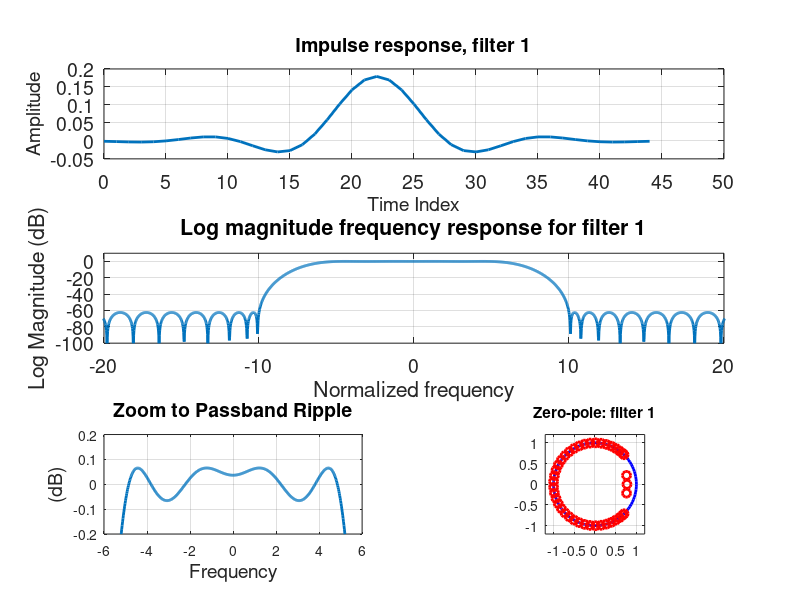
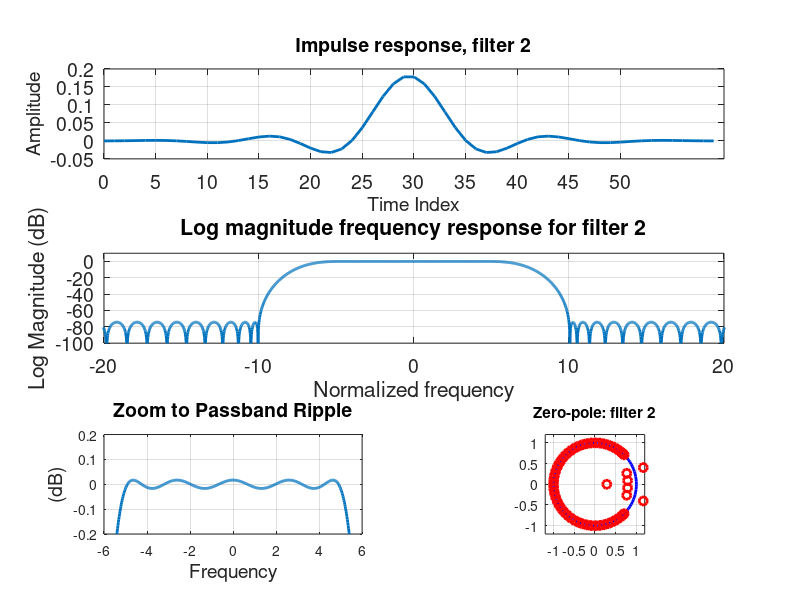
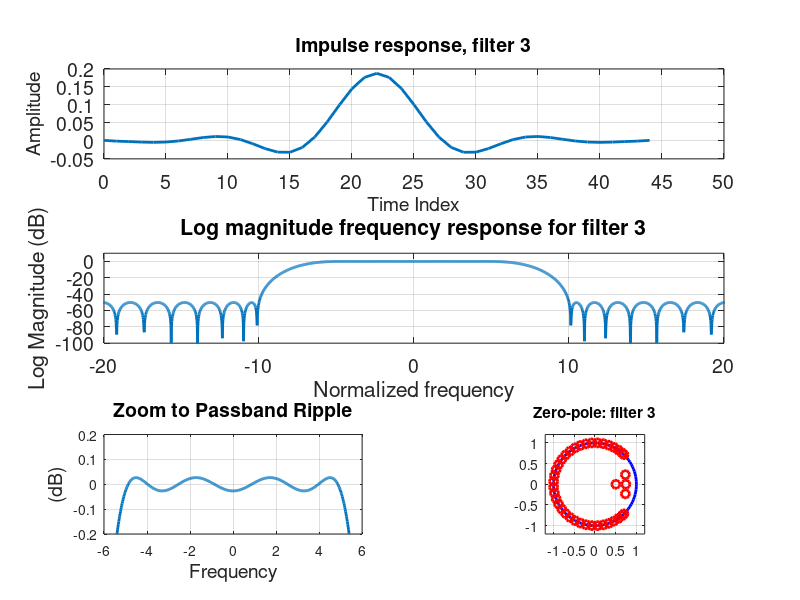
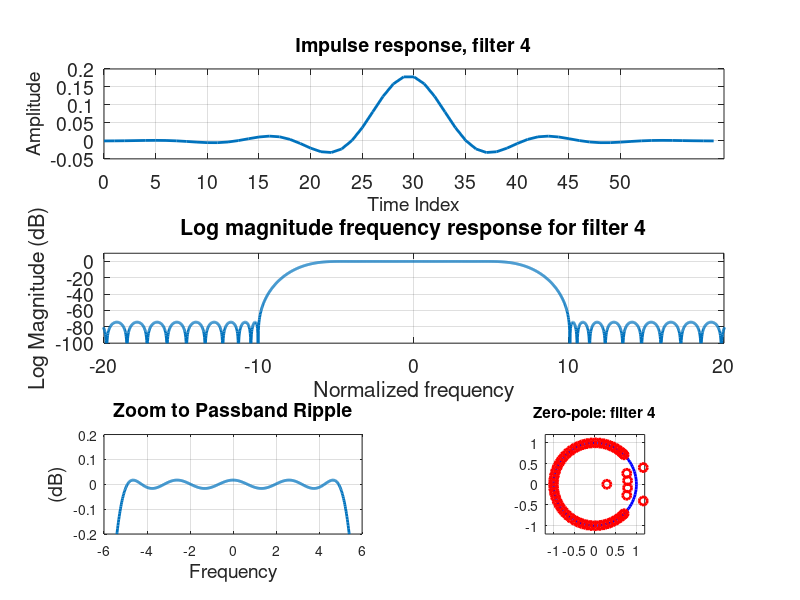

These figures' MATLAB source, in order:
% Clearing data
clc;
close all;
clf reset;
clear;

%%%%%%%%%%%%%%%%%%%%%%%%%%%%%%%%%%%%%%%%%%%%%%%%%%%%%%%%
%% Set up
% Math for stopband edge frequency
% W1 = (stopband frequency) / (sampling rate / 2)
f_s = 80e3;
f_pass = 5e3;
f_stop = 10e3;
f_ss = f_s/2;
stopband_ripple = 60;
Rs= 60;     % Stopband ripple (dB)

% Filter Order
% N = (f_s/(f_stop-f_pass)) * attenuation(db) / 22
N = ceil(f_s/(f_stop - f_pass)*Rs/22);


% We do freq * 2 / samp_freq to get ratio between passband frequency and
% nquist frequency

% Remez filter 1
f_s1 = 80e3;
f_pass1 = 5e3;
f_stop1 = 10e3;
Sr1 = 60;

% Filter Order
% N = (f_s/(f_stop-f_pass)) * attenuation(db) / 22
N1 = ceil(f_s1/(f_stop1 - f_pass1) * Sr1 / 22);
h1 = firpm(N1, [0 f_pass1 f_stop1 f_s1/2]/(f_s1/2), [1 1 0 0], [1 10]);

% Remez filter 2
f_s2 = 80e3;
f_pass2 = 5e3;
f_stop2 = 10e3;
Sr2 = 80;
N2 = ceil(f_s2/(f_stop2 - f_pass2) * Sr2 / 22);
h2 = firpm(N2, [0 f_pass2 f_stop2 f_s2/2]/(f_s2/2), [1 1 0 0], [1 10]);


% Remez filter 3
f_s3 = 80e3;
f_pass3 = 5e3;
f_stop3 = 10e3;
Sr3 = 60;
N3 = ceil(f_s3/(f_stop3 - f_pass3) * Sr3 / 22);
h3 = firpm(N3, [0 f_pass3 f_stop3 f_s3/2]/(f_s3/2), [1 1 0 0], [10 10]);

% Remez filter 4
f_s4 = 80e3;
f_pass4 = 5e3;
f_stop4 = 10e3;
Sr4 = 80;
N4 = ceil(f_s4/(f_stop4 - f_pass4) * Sr4 / 22);
h4 = firpm(N4, [0 f_pass4 f_stop4 f_s4/2]/(f_s4/2), [1 1 0 0], [10 100]);

%% Filter 1 plots
figure(1)
subplot(3,1,1)

% Impulse Response
plot(0:length(h1)-1,h1,'linewidth',2)
grid on
% axis([0 50 -0.05 0.20])
set(gca,'fontsize',14)
set(gca,'xtick',[0:5:50])
title('Impulse response, filter 1','fontsize',14)
xlabel('Time Index','fontsize',14)
ylabel('Amplitude','fontsize',14)

% Log magnitude frequency response
subplot(3,1,2)
fft_h1 = 20*log10(abs(fftshift(fft(h1,4096))));
plot(-40:80/4096:40-80/4096,fft_h1,'linewidth',2)
grid on
axis([-20 20 -100 10])
set(gca,'fontsize',14)
title('Log magnitude frequency response for filter 1')
xlabel('Normalized frequency')
ylabel('Log Magnitude (dB)')

% Zoom to passband ripple
subplot(3,2,5)
% axes('position',[0.596 0.25 0.231 0.128])
plot(-40:80/4096:40-80/4096,fft_h1,'linewidth',2)
grid on
axis([-6 6 -0.2 0.2])
title('Zoom to Passband Ripple','fontsize',14)
xlabel('Frequency','fontsize',14)
ylabel('(dB)','fontsize',14)

% Pole Zero plot
set(gcf, 'WindowState', 'maximized');
subplot(3,2,6)
plot(0,0)
plot(exp(1i*2*pi*(0:0.01:1)),'b','linewidth',2)
hold on
plot(roots(h1),'ro','linewidth',2)
hold off
grid on
axis('equal')
axis([-1.2 1.2 -1.2 1.2])
title('Zero-pole: filter 1')

%% Filter 2 plots
figure(2)
subplot(3,1,1)

% Impulse Response
plot(0:length(h2)-1,h2,'linewidth',2)
grid on
% axis([0 50 -0.05 0.20])
set(gca,'fontsize',14)
set(gca,'xtick',[0:5:50])
title('Impulse response, filter 2','fontsize',14)
xlabel('Time Index','fontsize',14)
ylabel('Amplitude','fontsize',14)

% Log magnitude frequency response
subplot(3,1,2)
fft_h2 = 20*log10(abs(fftshift(fft(h2,4096))));
plot(-40:80/4096:40-80/4096,fft_h2,'linewidth',2)
grid on
axis([-20 20 -100 10])
set(gca,'fontsize',14)
title('Log magnitude frequency response for filter 2')
xlabel('Normalized frequency')
ylabel('Log Magnitude (dB)')

% Zoom to passband ripple
subplot(3,2,5)
% axes('position',[0.596 0.25 0.231 0.128])
plot(-40:80/4096:40-80/4096,fft_h2,'linewidth',2)
grid on
axis([-6 6 -0.2 0.2])
title('Zoom to Passband Ripple','fontsize',14)
xlabel('Frequency','fontsize',14)
ylabel('(dB)','fontsize',14)

% Pole Zero plot
set(gcf, 'WindowState', 'maximized');
subplot(3,2,6)
plot(0,0)
plot(exp(1i*2*pi*(0:0.01:1)),'b','linewidth',2)
hold on
plot(roots(h2),'ro','linewidth',2)
hold off
grid on
axis('equal')
axis([-1.2 1.2 -1.2 1.2])
title('Zero-pole: filter 2')

%% Filter 3 plots
figure(3)
subplot(3,1,1)

% Impulse Response
plot(0:length(h3)-1,h3,'linewidth',2)
grid on
% axis([0 50 -0.05 0.20])
set(gca,'fontsize',14)
set(gca,'xtick',[0:5:50])
title('Impulse response, filter 3','fontsize',14)
xlabel('Time Index','fontsize',14)
ylabel('Amplitude','fontsize',14)

% Log magnitude frequency response
subplot(3,1,2)
fft_h3 = 20*log10(abs(fftshift(fft(h3,4096))));
plot(-40:80/4096:40-80/4096,fft_h3,'linewidth',2)
grid on
axis([-20 20 -100 10])
set(gca,'fontsize',14)
title('Log magnitude frequency response for filter 3')
xlabel('Normalized frequency')
ylabel('Log Magnitude (dB)')

% Zoom to passband ripple
subplot(3,2,5)
% axes('position',[0.596 0.25 0.231 0.128])
plot(-40:80/4096:40-80/4096,fft_h3,'linewidth',2)
grid on
axis([-6 6 -0.2 0.2])
title('Zoom to Passband Ripple','fontsize',14)
xlabel('Frequency','fontsize',14)
ylabel('(dB)','fontsize',14)

% Pole Zero plot
set(gcf, 'WindowState', 'maximized');
subplot(3,2,6)
plot(0,0)
plot(exp(1i*2*pi*(0:0.01:1)),'b','linewidth',2)
hold on
plot(roots(h3),'ro','linewidth',2)
hold off
grid on
axis('equal')
axis([-1.2 1.2 -1.2 1.2])
title('Zero-pole: filter 3')

%% Filter 4 plots
figure(4)
subplot(3,1,1)

% Impulse Response
plot(0:length(h4)-1,h4,'linewidth',2)
grid on
% axis([0 50 -0.05 0.20])
set(gca,'fontsize',14)
set(gca,'xtick',[0:5:50])
title('Impulse response, filter 4','fontsize',14)
xlabel('Time Index','fontsize',14)
ylabel('Amplitude','fontsize',14)

% Log magnitude frequency response
subplot(3,1,2)
fft_h4 = 20*log10(abs(fftshift(fft(h4,4096))));
plot(-40:80/4096:40-80/4096,fft_h4,'linewidth',2)
grid on
axis([-20 20 -100 10])
set(gca,'fontsize',14)
title('Log magnitude frequency response for filter 4')
xlabel('Normalized frequency')
ylabel('Log Magnitude (dB)')

% Zoom to passband ripple
subplot(3,2,5)
% axes('position',[0.596 0.25 0.231 0.128])
plot(-40:80/4096:40-80/4096,fft_h4,'linewidth',2)
grid on
axis([-6 6 -0.2 0.2])
title('Zoom to Passband Ripple','fontsize',14)
xlabel('Frequency','fontsize',14)
ylabel('(dB)','fontsize',14)

% Pole Zero plot
set(gcf, 'WindowState', 'maximized');
subplot(3,2,6)
plot(0,0)
plot(exp(1i*2*pi*(0:0.01:1)),'b','linewidth',2)
hold on
plot(roots(h4),'ro','linewidth',2)
hold off
grid on
axis('equal')
axis([-1.2 1.2 -1.2 1.2])
title('Zero-pole: filter 4')




